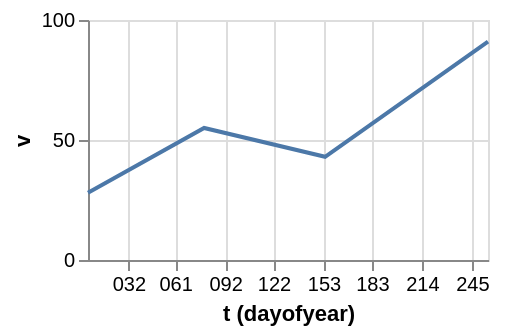

Source (Vega-Lite JSON):
### Vega-Lite specification from a JSON file in a GitHub repository (floating-point values rounded to 4 significant figures)
{"$schema": "https://vega.github.io/schema/vega-lite/v6.json", "width": 200, "height": 120, "data": {"values": [{"c": "alpha", "v": 28, "w": 3, "t": "2024-01-07"}, {"c": "beta", "v": 55, "w": 7, "t": "2024-03-19"}, {"c": "gamma", "v": 43, "w": 5, "t": "2024-06-02"}, {"c": "delta", "v": 91, "w": 9, "t": "2024-09-11"}]}, "mark": {"type": "line"}, "encoding": {"x": {"field": "t", "type": "temporal", "timeUnit": "dayofyear"}, "y": {"field": "v", "type": "quantitative"}}}
